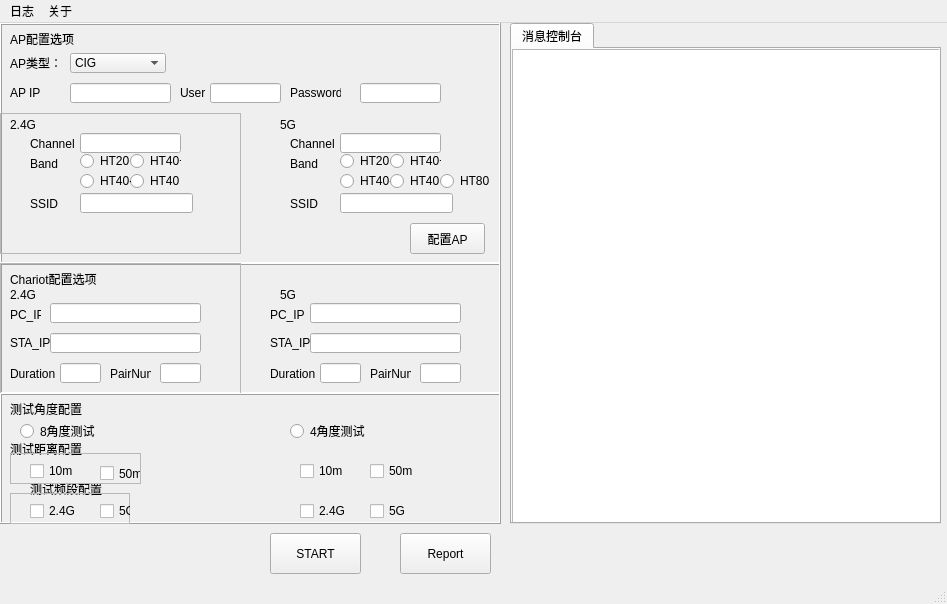
<?xml version="1.0" encoding="UTF-8"?>
<ui version="4.0">
 <class>MainWindow</class>
 <widget class="QMainWindow" name="MainWindow">
  <property name="geometry">
   <rect>
    <x>0</x>
    <y>0</y>
    <width>947</width>
    <height>604</height>
   </rect>
  </property>
  <property name="windowTitle">
   <string>CIG TP多角度测试系统_V1.3</string>
  </property>
  <property name="layoutDirection">
   <enum>Qt::LeftToRight</enum>
  </property>
  <property name="autoFillBackground">
   <bool>false</bool>
  </property>
  <property name="documentMode">
   <bool>false</bool>
  </property>
  <property name="dockNestingEnabled">
   <bool>false</bool>
  </property>
  <widget class="QWidget" name="centralwidget">
   <widget class="QFrame" name="AP_frame">
    <property name="geometry">
     <rect>
      <x>0</x>
      <y>0</y>
      <width>501</width>
      <height>241</height>
     </rect>
    </property>
    <property name="frameShape">
     <enum>QFrame::Box</enum>
    </property>
    <property name="frameShadow">
     <enum>QFrame::Raised</enum>
    </property>
    <widget class="QLabel" name="AP_Config_Title_Lable">
     <property name="geometry">
      <rect>
       <x>10</x>
       <y>0</y>
       <width>81</width>
       <height>31</height>
      </rect>
     </property>
     <property name="text">
      <string>AP配置选项</string>
     </property>
    </widget>
    <widget class="QLabel" name="AP_TYPE_Lable">
     <property name="geometry">
      <rect>
       <x>10</x>
       <y>30</y>
       <width>61</width>
       <height>20</height>
      </rect>
     </property>
     <property name="text">
      <string>AP类型：</string>
     </property>
    </widget>
    <widget class="QComboBox" name="AP_Type_Choose">
     <property name="geometry">
      <rect>
       <x>70</x>
       <y>30</y>
       <width>96</width>
       <height>20</height>
      </rect>
     </property>
     <property name="editable">
      <bool>false</bool>
     </property>
     <item>
      <property name="text">
       <string>CIG </string>
      </property>
     </item>
     <item>
      <property name="text">
       <string>NOKIA_1931</string>
      </property>
     </item>
    </widget>
    <widget class="QLabel" name="label_5g_ap">
     <property name="geometry">
      <rect>
       <x>280</x>
       <y>90</y>
       <width>51</width>
       <height>23</height>
      </rect>
     </property>
     <property name="text">
      <string>5G</string>
     </property>
    </widget>
    <widget class="QLabel" name="Channel_5_Lable">
     <property name="geometry">
      <rect>
       <x>290</x>
       <y>110</y>
       <width>51</width>
       <height>21</height>
      </rect>
     </property>
     <property name="text">
      <string>Channel</string>
     </property>
    </widget>
    <widget class="QLineEdit" name="Channel_5">
     <property name="geometry">
      <rect>
       <x>340</x>
       <y>110</y>
       <width>101</width>
       <height>20</height>
      </rect>
     </property>
    </widget>
    <widget class="QLabel" name="Band_5_Lable">
     <property name="geometry">
      <rect>
       <x>290</x>
       <y>130</y>
       <width>61</width>
       <height>21</height>
      </rect>
     </property>
     <property name="text">
      <string>Band</string>
     </property>
    </widget>
    <widget class="QRadioButton" name="HT_20_5g">
     <property name="geometry">
      <rect>
       <x>340</x>
       <y>130</y>
       <width>51</width>
       <height>16</height>
      </rect>
     </property>
     <property name="text">
      <string>HT20</string>
     </property>
    </widget>
    <widget class="QRadioButton" name="HT40_up_5g">
     <property name="geometry">
      <rect>
       <x>390</x>
       <y>130</y>
       <width>51</width>
       <height>16</height>
      </rect>
     </property>
     <property name="text">
      <string>HT40+</string>
     </property>
    </widget>
    <widget class="QRadioButton" name="HT40_down_5g">
     <property name="geometry">
      <rect>
       <x>340</x>
       <y>150</y>
       <width>51</width>
       <height>16</height>
      </rect>
     </property>
     <property name="text">
      <string>HT40-</string>
     </property>
    </widget>
    <widget class="QRadioButton" name="HT40_5g">
     <property name="geometry">
      <rect>
       <x>390</x>
       <y>150</y>
       <width>51</width>
       <height>16</height>
      </rect>
     </property>
     <property name="text">
      <string>HT40</string>
     </property>
    </widget>
    <widget class="QRadioButton" name="HT80_5g">
     <property name="geometry">
      <rect>
       <x>440</x>
       <y>150</y>
       <width>51</width>
       <height>16</height>
      </rect>
     </property>
     <property name="text">
      <string>HT80</string>
     </property>
    </widget>
    <widget class="QLabel" name="SSID_5_Lable">
     <property name="geometry">
      <rect>
       <x>290</x>
       <y>170</y>
       <width>41</width>
       <height>21</height>
      </rect>
     </property>
     <property name="text">
      <string>SSID</string>
     </property>
    </widget>
    <widget class="QLineEdit" name="SSID_5">
     <property name="geometry">
      <rect>
       <x>340</x>
       <y>170</y>
       <width>113</width>
       <height>20</height>
      </rect>
     </property>
    </widget>
    <widget class="QLabel" name="AP_IP_Lable">
     <property name="geometry">
      <rect>
       <x>10</x>
       <y>60</y>
       <width>31</width>
       <height>20</height>
      </rect>
     </property>
     <property name="text">
      <string>AP IP</string>
     </property>
    </widget>
    <widget class="QLineEdit" name="AP_IP">
     <property name="geometry">
      <rect>
       <x>70</x>
       <y>60</y>
       <width>101</width>
       <height>20</height>
      </rect>
     </property>
    </widget>
    <widget class="QLabel" name="AP_User_Lable">
     <property name="geometry">
      <rect>
       <x>180</x>
       <y>60</y>
       <width>31</width>
       <height>20</height>
      </rect>
     </property>
     <property name="text">
      <string>User</string>
     </property>
    </widget>
    <widget class="QLineEdit" name="AP_User">
     <property name="geometry">
      <rect>
       <x>210</x>
       <y>60</y>
       <width>71</width>
       <height>20</height>
      </rect>
     </property>
    </widget>
    <widget class="QLabel" name="AP_Passd_Lable">
     <property name="geometry">
      <rect>
       <x>290</x>
       <y>60</y>
       <width>51</width>
       <height>20</height>
      </rect>
     </property>
     <property name="text">
      <string>Password</string>
     </property>
    </widget>
    <widget class="QLineEdit" name="AP_Passwd">
     <property name="geometry">
      <rect>
       <x>360</x>
       <y>60</y>
       <width>81</width>
       <height>20</height>
      </rect>
     </property>
    </widget>
    <widget class="QFrame" name="AP_Frame_2">
     <property name="geometry">
      <rect>
       <x>0</x>
       <y>90</y>
       <width>241</width>
       <height>141</height>
      </rect>
     </property>
     <property name="frameShape">
      <enum>QFrame::StyledPanel</enum>
     </property>
     <property name="frameShadow">
      <enum>QFrame::Raised</enum>
     </property>
     <widget class="QLabel" name="Label_2g_ap">
      <property name="geometry">
       <rect>
        <x>10</x>
        <y>0</y>
        <width>51</width>
        <height>23</height>
       </rect>
      </property>
      <property name="text">
       <string>2.4G</string>
      </property>
     </widget>
     <widget class="QLabel" name="Channel_2_Lable">
      <property name="geometry">
       <rect>
        <x>30</x>
        <y>20</y>
        <width>51</width>
        <height>21</height>
       </rect>
      </property>
      <property name="text">
       <string>Channel</string>
      </property>
     </widget>
     <widget class="QLineEdit" name="Channel_2">
      <property name="geometry">
       <rect>
        <x>80</x>
        <y>20</y>
        <width>101</width>
        <height>20</height>
       </rect>
      </property>
     </widget>
     <widget class="QRadioButton" name="HT40_2g">
      <property name="geometry">
       <rect>
        <x>130</x>
        <y>60</y>
        <width>51</width>
        <height>16</height>
       </rect>
      </property>
      <property name="text">
       <string>HT40</string>
      </property>
     </widget>
     <widget class="QRadioButton" name="HT_40_up_2g">
      <property name="geometry">
       <rect>
        <x>130</x>
        <y>40</y>
        <width>51</width>
        <height>16</height>
       </rect>
      </property>
      <property name="text">
       <string>HT40+</string>
      </property>
     </widget>
     <widget class="QRadioButton" name="HT_20_2g">
      <property name="geometry">
       <rect>
        <x>80</x>
        <y>40</y>
        <width>51</width>
        <height>16</height>
       </rect>
      </property>
      <property name="text">
       <string>HT20</string>
      </property>
     </widget>
     <widget class="QLineEdit" name="SSID_2">
      <property name="geometry">
       <rect>
        <x>80</x>
        <y>80</y>
        <width>113</width>
        <height>20</height>
       </rect>
      </property>
     </widget>
     <widget class="QRadioButton" name="HT40_down_2g">
      <property name="geometry">
       <rect>
        <x>80</x>
        <y>60</y>
        <width>51</width>
        <height>16</height>
       </rect>
      </property>
      <property name="text">
       <string>HT40-</string>
      </property>
     </widget>
     <widget class="QLabel" name="SSID_2_Lable">
      <property name="geometry">
       <rect>
        <x>30</x>
        <y>80</y>
        <width>41</width>
        <height>21</height>
       </rect>
      </property>
      <property name="text">
       <string>SSID</string>
      </property>
     </widget>
     <widget class="QLabel" name="Band_2_Lable">
      <property name="geometry">
       <rect>
        <x>30</x>
        <y>40</y>
        <width>41</width>
        <height>21</height>
       </rect>
      </property>
      <property name="text">
       <string>Band</string>
      </property>
     </widget>
    </widget>
    <widget class="QPushButton" name="config_ap">
     <property name="geometry">
      <rect>
       <x>410</x>
       <y>200</y>
       <width>75</width>
       <height>31</height>
      </rect>
     </property>
     <property name="text">
      <string>配置AP</string>
     </property>
    </widget>
   </widget>
   <widget class="QFrame" name="chariot_frame">
    <property name="geometry">
     <rect>
      <x>0</x>
      <y>240</y>
      <width>501</width>
      <height>131</height>
     </rect>
    </property>
    <property name="frameShape">
     <enum>QFrame::Box</enum>
    </property>
    <property name="frameShadow">
     <enum>QFrame::Raised</enum>
    </property>
    <widget class="QLabel" name="label_5g_chariot">
     <property name="geometry">
      <rect>
       <x>280</x>
       <y>20</y>
       <width>51</width>
       <height>23</height>
      </rect>
     </property>
     <property name="text">
      <string>5G</string>
     </property>
    </widget>
    <widget class="QLabel" name="chariot_pc_ip_5_label">
     <property name="geometry">
      <rect>
       <x>270</x>
       <y>40</y>
       <width>41</width>
       <height>23</height>
      </rect>
     </property>
     <property name="text">
      <string>PC_IP</string>
     </property>
    </widget>
    <widget class="QLineEdit" name="chariot_pc_IP_5g">
     <property name="geometry">
      <rect>
       <x>310</x>
       <y>40</y>
       <width>151</width>
       <height>20</height>
      </rect>
     </property>
    </widget>
    <widget class="QLabel" name="chariot_5g_duration_label">
     <property name="geometry">
      <rect>
       <x>270</x>
       <y>100</y>
       <width>51</width>
       <height>21</height>
      </rect>
     </property>
     <property name="text">
      <string>Duration</string>
     </property>
    </widget>
    <widget class="QLineEdit" name="chariot_duration_5g">
     <property name="geometry">
      <rect>
       <x>320</x>
       <y>100</y>
       <width>41</width>
       <height>20</height>
      </rect>
     </property>
    </widget>
    <widget class="QLabel" name="chariot_5g_pair_label">
     <property name="geometry">
      <rect>
       <x>370</x>
       <y>100</y>
       <width>41</width>
       <height>21</height>
      </rect>
     </property>
     <property name="text">
      <string>PairNum</string>
     </property>
    </widget>
    <widget class="QLineEdit" name="chariot_pair_5g">
     <property name="geometry">
      <rect>
       <x>420</x>
       <y>100</y>
       <width>41</width>
       <height>20</height>
      </rect>
     </property>
    </widget>
    <widget class="QFrame" name="chariot_frame_2">
     <property name="geometry">
      <rect>
       <x>0</x>
       <y>0</y>
       <width>241</width>
       <height>131</height>
      </rect>
     </property>
     <property name="frameShape">
      <enum>QFrame::StyledPanel</enum>
     </property>
     <property name="frameShadow">
      <enum>QFrame::Raised</enum>
     </property>
     <widget class="QLabel" name="Chariot_config_title_label">
      <property name="geometry">
       <rect>
        <x>10</x>
        <y>0</y>
        <width>121</width>
        <height>31</height>
       </rect>
      </property>
      <property name="text">
       <string>Chariot配置选项</string>
      </property>
     </widget>
     <widget class="QLabel" name="label_2g_chariot">
      <property name="geometry">
       <rect>
        <x>10</x>
        <y>20</y>
        <width>51</width>
        <height>23</height>
       </rect>
      </property>
      <property name="text">
       <string>2.4G</string>
      </property>
     </widget>
     <widget class="QLabel" name="chariot_pc_ip_2_label">
      <property name="geometry">
       <rect>
        <x>10</x>
        <y>40</y>
        <width>31</width>
        <height>23</height>
       </rect>
      </property>
      <property name="text">
       <string>PC_IP</string>
      </property>
     </widget>
     <widget class="QLineEdit" name="chariot_pc_IP_2g">
      <property name="geometry">
       <rect>
        <x>50</x>
        <y>40</y>
        <width>151</width>
        <height>20</height>
       </rect>
      </property>
     </widget>
     <widget class="QLabel" name="chariot_2g_duration_label">
      <property name="geometry">
       <rect>
        <x>10</x>
        <y>100</y>
        <width>51</width>
        <height>21</height>
       </rect>
      </property>
      <property name="text">
       <string>Duration</string>
      </property>
     </widget>
     <widget class="QLineEdit" name="chariot_duration_2g">
      <property name="geometry">
       <rect>
        <x>60</x>
        <y>100</y>
        <width>41</width>
        <height>20</height>
       </rect>
      </property>
     </widget>
     <widget class="QLabel" name="chariot_2g_pair_label">
      <property name="geometry">
       <rect>
        <x>110</x>
        <y>100</y>
        <width>41</width>
        <height>21</height>
       </rect>
      </property>
      <property name="text">
       <string>PairNum</string>
      </property>
     </widget>
     <widget class="QLineEdit" name="chariot_pair_2g">
      <property name="geometry">
       <rect>
        <x>160</x>
        <y>100</y>
        <width>41</width>
        <height>20</height>
       </rect>
      </property>
     </widget>
     <widget class="QLineEdit" name="chariot_sta_IP_2g">
      <property name="geometry">
       <rect>
        <x>50</x>
        <y>70</y>
        <width>151</width>
        <height>20</height>
       </rect>
      </property>
     </widget>
     <widget class="QLabel" name="chariot_sta_ip_2_label">
      <property name="geometry">
       <rect>
        <x>10</x>
        <y>70</y>
        <width>41</width>
        <height>20</height>
       </rect>
      </property>
      <property name="text">
       <string>STA_IP</string>
      </property>
     </widget>
    </widget>
    <widget class="QLineEdit" name="chariot_sta_IP_5g">
     <property name="geometry">
      <rect>
       <x>310</x>
       <y>70</y>
       <width>151</width>
       <height>20</height>
      </rect>
     </property>
    </widget>
    <widget class="QLabel" name="chariot_sta_ip_5_label">
     <property name="geometry">
      <rect>
       <x>270</x>
       <y>70</y>
       <width>41</width>
       <height>20</height>
      </rect>
     </property>
     <property name="text">
      <string>STA_IP</string>
     </property>
    </widget>
   </widget>
   <widget class="QFrame" name="Config_frame">
    <property name="geometry">
     <rect>
      <x>0</x>
      <y>370</y>
      <width>501</width>
      <height>131</height>
     </rect>
    </property>
    <property name="frameShape">
     <enum>QFrame::Box</enum>
    </property>
    <property name="frameShadow">
     <enum>QFrame::Raised</enum>
    </property>
    <widget class="QLabel" name="Degree_config_label">
     <property name="geometry">
      <rect>
       <x>10</x>
       <y>0</y>
       <width>81</width>
       <height>31</height>
      </rect>
     </property>
     <property name="text">
      <string>测试角度配置</string>
     </property>
    </widget>
    <widget class="QRadioButton" name="Degree_8">
     <property name="geometry">
      <rect>
       <x>20</x>
       <y>30</y>
       <width>101</width>
       <height>16</height>
      </rect>
     </property>
     <property name="text">
      <string>8角度测试</string>
     </property>
    </widget>
    <widget class="QRadioButton" name="Degree_4">
     <property name="geometry">
      <rect>
       <x>290</x>
       <y>30</y>
       <width>244</width>
       <height>16</height>
      </rect>
     </property>
     <property name="text">
      <string>4角度测试</string>
     </property>
     <property name="autoExclusive">
      <bool>true</bool>
     </property>
     <property name="autoRepeatDelay">
      <number>300</number>
     </property>
    </widget>
    <widget class="QLabel" name="Distance_config_label">
     <property name="geometry">
      <rect>
       <x>10</x>
       <y>40</y>
       <width>81</width>
       <height>31</height>
      </rect>
     </property>
     <property name="text">
      <string>测试距离配置</string>
     </property>
    </widget>
    <widget class="QCheckBox" name="D_10m_4">
     <property name="geometry">
      <rect>
       <x>300</x>
       <y>70</y>
       <width>51</width>
       <height>16</height>
      </rect>
     </property>
     <property name="text">
      <string>10m</string>
     </property>
    </widget>
    <widget class="QCheckBox" name="D_50m_4">
     <property name="geometry">
      <rect>
       <x>370</x>
       <y>70</y>
       <width>51</width>
       <height>16</height>
      </rect>
     </property>
     <property name="text">
      <string>50m</string>
     </property>
    </widget>
    <widget class="QLabel" name="Band_config_label">
     <property name="geometry">
      <rect>
       <x>30</x>
       <y>80</y>
       <width>81</width>
       <height>31</height>
      </rect>
     </property>
     <property name="text">
      <string>测试频段配置</string>
     </property>
    </widget>
    <widget class="QCheckBox" name="D_2g_4">
     <property name="geometry">
      <rect>
       <x>300</x>
       <y>110</y>
       <width>51</width>
       <height>16</height>
      </rect>
     </property>
     <property name="text">
      <string>2.4G</string>
     </property>
    </widget>
    <widget class="QCheckBox" name="D_5g_4">
     <property name="geometry">
      <rect>
       <x>370</x>
       <y>110</y>
       <width>51</width>
       <height>16</height>
      </rect>
     </property>
     <property name="text">
      <string>5G</string>
     </property>
    </widget>
    <widget class="QFrame" name="Config_frame_2">
     <property name="geometry">
      <rect>
       <x>10</x>
       <y>60</y>
       <width>131</width>
       <height>31</height>
      </rect>
     </property>
     <property name="frameShape">
      <enum>QFrame::StyledPanel</enum>
     </property>
     <property name="frameShadow">
      <enum>QFrame::Raised</enum>
     </property>
     <widget class="QCheckBox" name="D_10m_8">
      <property name="geometry">
       <rect>
        <x>20</x>
        <y>10</y>
        <width>51</width>
        <height>16</height>
       </rect>
      </property>
      <property name="text">
       <string>10m</string>
      </property>
     </widget>
     <widget class="QCheckBox" name="D_50m_8">
      <property name="geometry">
       <rect>
        <x>90</x>
        <y>10</y>
        <width>41</width>
        <height>21</height>
       </rect>
      </property>
      <property name="text">
       <string>50m</string>
      </property>
     </widget>
    </widget>
    <widget class="QFrame" name="Config_frame_3">
     <property name="geometry">
      <rect>
       <x>10</x>
       <y>100</y>
       <width>120</width>
       <height>31</height>
      </rect>
     </property>
     <property name="frameShape">
      <enum>QFrame::StyledPanel</enum>
     </property>
     <property name="frameShadow">
      <enum>QFrame::Raised</enum>
     </property>
     <widget class="QCheckBox" name="D_2g_8">
      <property name="geometry">
       <rect>
        <x>20</x>
        <y>10</y>
        <width>51</width>
        <height>16</height>
       </rect>
      </property>
      <property name="text">
       <string>2.4G</string>
      </property>
     </widget>
     <widget class="QCheckBox" name="D_5g_8">
      <property name="geometry">
       <rect>
        <x>90</x>
        <y>10</y>
        <width>51</width>
        <height>16</height>
       </rect>
      </property>
      <property name="text">
       <string>5G</string>
      </property>
     </widget>
    </widget>
   </widget>
   <widget class="QPushButton" name="start">
    <property name="geometry">
     <rect>
      <x>270</x>
      <y>510</y>
      <width>91</width>
      <height>41</height>
     </rect>
    </property>
    <property name="text">
     <string>START</string>
    </property>
   </widget>
   <widget class="QPushButton" name="report">
    <property name="geometry">
     <rect>
      <x>400</x>
      <y>510</y>
      <width>91</width>
      <height>41</height>
     </rect>
    </property>
    <property name="text">
     <string>Report</string>
    </property>
   </widget>
   <widget class="QTabWidget" name="log_mess">
    <property name="geometry">
     <rect>
      <x>510</x>
      <y>0</y>
      <width>431</width>
      <height>501</height>
     </rect>
    </property>
    <widget class="QWidget" name="widget">
     <attribute name="title">
      <string>消息控制台</string>
     </attribute>
     <widget class="QTextBrowser" name="log_text">
      <property name="geometry">
       <rect>
        <x>0</x>
        <y>0</y>
        <width>431</width>
        <height>481</height>
       </rect>
      </property>
     </widget>
    </widget>
   </widget>
  </widget>
  <widget class="QMenuBar" name="Cai_Dang_Lang">
   <property name="geometry">
    <rect>
     <x>0</x>
     <y>0</y>
     <width>947</width>
     <height>23</height>
    </rect>
   </property>
   <property name="accessibleName">
    <string/>
   </property>
   <widget class="QMenu" name="log">
    <property name="title">
     <string>日志</string>
    </property>
    <addaction name="running_log"/>
   </widget>
   <widget class="QMenu" name="about">
    <property name="title">
     <string>关于</string>
    </property>
    <addaction name="about_ver"/>
   </widget>
   <addaction name="log"/>
   <addaction name="about"/>
  </widget>
  <widget class="QStatusBar" name="Zhuang_Tai_Lang">
   <property name="layoutDirection">
    <enum>Qt::LeftToRight</enum>
   </property>
  </widget>
  <action name="running_log">
   <property name="text">
    <string>运行日志</string>
   </property>
  </action>
  <action name="about_ver">
   <property name="text">
    <string>版本信息</string>
   </property>
  </action>
 </widget>
 <resources/>
 <connections/>
</ui>
